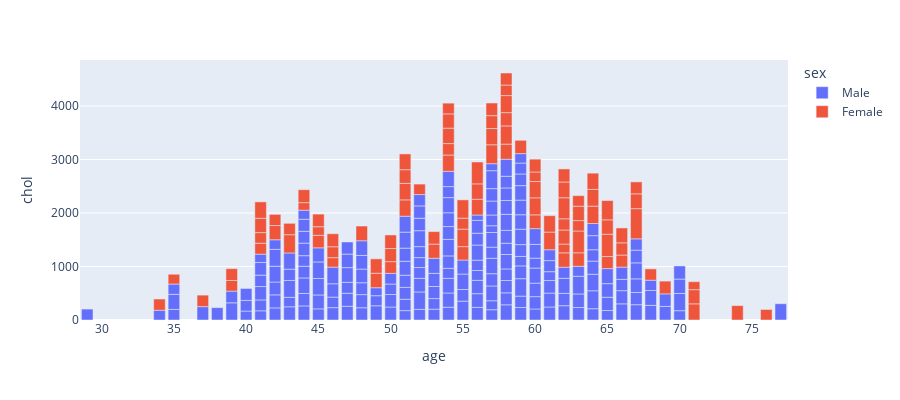

Notebook source saved alongside this figure:
### Code cell
fig=px.bar(df,x='age',y='chol',hover_data=['oldpeak'],color='sex',height=400) 
fig.show()

### Figure 1 — Plotly figure (JSON) as saved in the notebook; plotly's stock layout.template omitted (floating-point values rounded to 4 significant figures; data arrays with more than 128 entries replaced by an {"elided": "..."} marker saying what was removed)
{"data": [{"alignmentgroup": "True", "customdata": {"elided": "203x1 float values"}, "hovertemplate": "sex=Male<br>age=%{x}<br>chol=%{y}<br>oldpeak=%{customdata[0]}<extra></extra>", "legendgroup": "Male", "marker": {"color": "#636efa", "pattern": {"shape": ""}}, "name": "Male", "offsetgroup": "Male", "orientation": "v", "showlegend": true, "textposition": "auto", "type": "bar", "x": {"elided": "203 int values"}, "xaxis": "x", "y": {"elided": "203 int values"}, "yaxis": "y"}, {"alignmentgroup": "True", "customdata": [[1.4], [3.6], [0.6], [1.3], [0.2], [1], [1.6], [0], [2.6], [1.8], [1], [0.4], [0], [0.8], [0], [1.2], [1.4], [0], [0.8], [0.8], [1.5], [0.4], [0], [0.5], [6.2], [0.6], [0], [2.6], [0], [0], [1], [3], [1.2], [1.4], [4], [0.6], [4], [0], [0.2], [1.4], [0], [0.6], [1.6], [1.6], [1], [0], [0], [0], [1.2], [1.9], [0], [0], [1.9], [1.5], [0.2], [1.1], [0], [0], [0.2], [1.4], [0], [1], [0], [0], [2], [0], [0], [0], [1.8], [0.7], [0], [0.1], [3.4], [0.2], [0], [0], [0], [0], [0], [0.6], [0], [0.3], [1.1], [0.3], [0], [0.9], [1.6], [0], [0], [0.6], [2], [2.8], [1.2], [0], [0.2], [0]], "hovertemplate": "sex=Female<br>age=%{x}<br>chol=%{y}<br>oldpeak=%{customdata[0]}<extra></extra>", "legendgroup": "Female", "marker": {"color": "#EF553B", "pattern": {"shape": ""}}, "name": "Female", "offsetgroup": "Female", "orientation": "v", "showlegend": true, "textposition": "auto", "type": "bar", "x": [41, 62, 57, 56, 48, 58, 50, 58, 66, 69, 65, 71, 61, 65, 41, 51, 46, 54, 65, 65, 51, 53, 53, 51, 62, 44, 63, 60, 57, 71, 61, 43, 62, 35, 63, 45, 56, 62, 43, 55, 60, 42, 67, 54, 58, 54, 45, 59, 62, 56, 60, 63, 62, 68, 45, 50, 50, 64, 64, 62, 37, 66, 46, 46, 64, 41, 54, 39, 63, 34, 67, 52, 55, 74, 54, 49, 41, 49, 60, 51, 42, 67, 76, 44, 58, 60, 71, 66, 39, 58, 55, 58, 55, 63, 57, 57], "xaxis": "x", "y": [204, 268, 354, 294, 275, 283, 219, 340, 226, 239, 225, 302, 330, 417, 198, 305, 177, 304, 269, 360, 308, 264, 234, 256, 164, 141, 252, 258, 303, 265, 307, 341, 263, 183, 407, 234, 288, 209, 213, 250, 318, 265, 564, 214, 248, 288, 160, 249, 394, 409, 305, 195, 294, 211, 236, 244, 254, 325, 313, 244, 215, 228, 204, 243, 303, 268, 267, 199, 269, 210, 277, 196, 327, 269, 201, 271, 306, 269, 178, 295, 209, 223, 197, 242, 319, 240, 149, 278, 220, 197, 205, 225, 342, 197, 241, 236], "yaxis": "y"}], "layout": {"barmode": "relative", "height": 400, "legend": {"title": {"text": "sex"}, "tracegroupgap": 0}, "margin": {"t": 60}, "xaxis": {"anchor": "y", "domain": [0, 1], "title": {"text": "age"}}, "yaxis": {"anchor": "x", "domain": [0, 1], "title": {"text": "chol"}}}}
